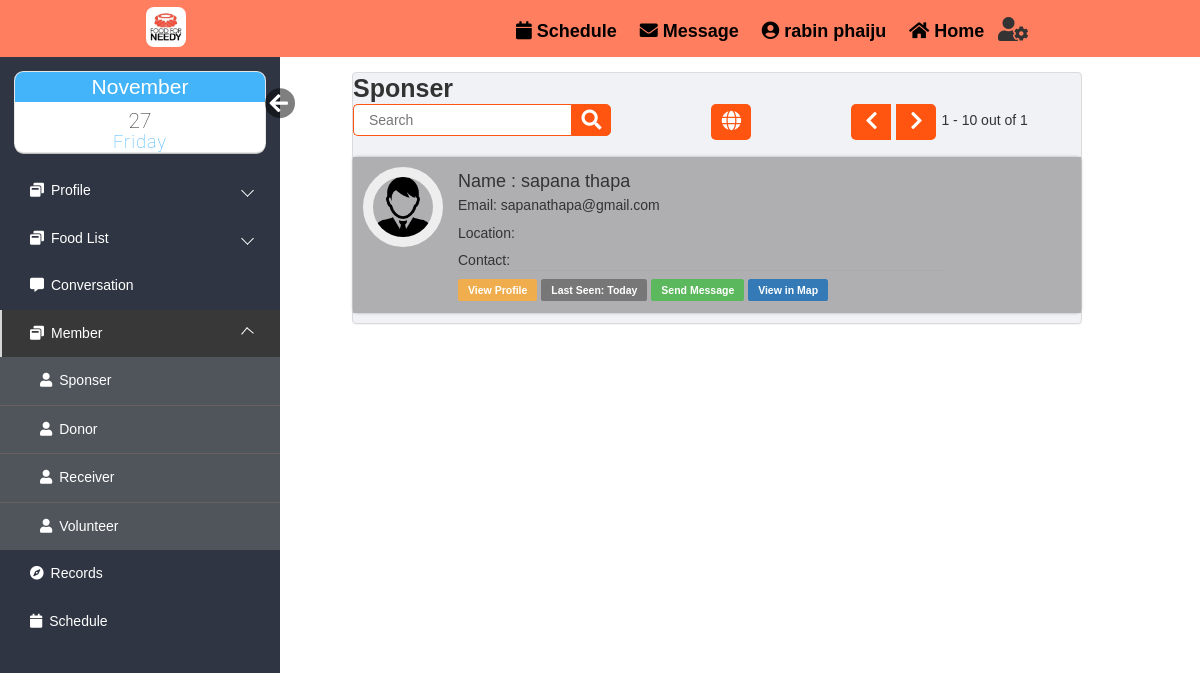
/html/sponser.php (signed in), run on an earlier commit of the app's database.
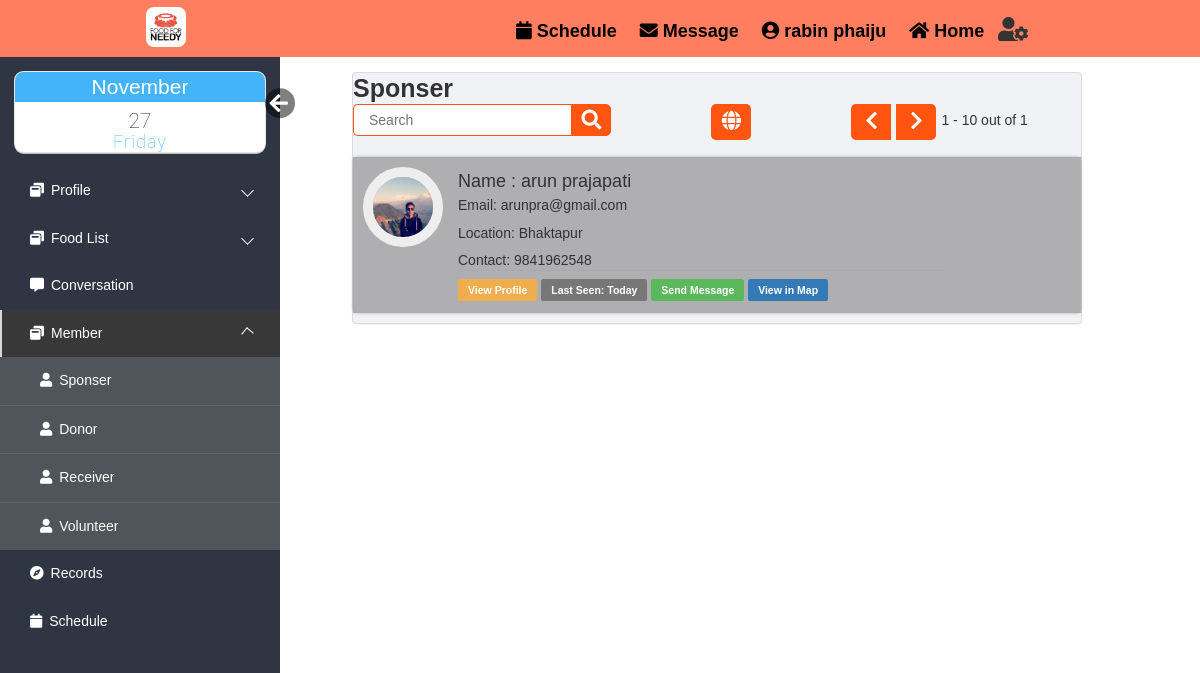
And on a later commit of the database.
### tables this page shows
CREATE TABLE `register` (
  `reg_id` int(10) UNSIGNED NOT NULL,
  `username` varchar(20) NOT NULL,
  `pic` varchar(255) DEFAULT NULL,
  `user_type` varchar(20) DEFAULT NULL,
  `firstname` varchar(20) NOT NULL,
  `lastname` varchar(20) NOT NULL,
  `email` varchar(40) DEFAULT NULL,
  `location` varchar(30) DEFAULT NULL,
  `lan` float DEFAULT NULL,
  `log` float DEFAULT NULL,
  `contact` text DEFAULT NULL COMMENT 'Contact No',
  `dob` date DEFAULT NULL,
  `created_at` timestamp NOT NULL DEFAULT current_timestamp(),
  `updated_at` datetime DEFAULT NULL ON UPDATE current_timestamp(),
  `password` varchar(40) NOT NULL,
  `secret_key` varchar(6) DEFAULT NULL,
  `verified` tinyint(1) NOT NULL DEFAULT 0,
  `verifiedby_id` int(6) NOT NULL DEFAULT 0 COMMENT 'Verified By',
  `remark` varchar(50) DEFAULT NULL,
  `status` tinyint(4) DEFAULT 1,
  `code` varchar(10) DEFAULT NULL
);

### html/sponser.php (the view, shortened to what this page needs)
<?php
$search=0;
$pos10=10;
$pos=@$_GET['pos'];
 ?>
<!DOCTYPE html>
<html lang="en">
<head>
    <link rel="stylesheet" href="https://maxcdn.bootstrapcdn.com/bootstrap/3.3.6/css/bootstrap.min.css">
    <link rel="stylesheet" href="https://maxcdn.bootstrapcdn.com/font-awesome/4.6.3/css/font-awesome.min.css">
    <link rel="stylesheet" href="css/loginindex.css">
    <link rel="stylesheet" href="css/editprofile.css">
    <link rel="stylesheet" href="css/index.css">
    <link rel="stylesheet" href="https://use.fontawesome.com/releases/v5.3.1/css/all.css">
    <link rel="stylesheet" href="css/datetime.css">
</head>
<body>
    <div class="body_wrapper">
        <div class="container">
            <div class="col-md-8 col-sm-9 contains">
                <div class="panel profile-panel">
        <caption><b style="font-size:25px;">Sponser</b></caption>
        <br>
        <form action="sponser.php" method="POST">
            <div class="search">
                <input type="text" style="color:black" class="searchTerm" placeholder="Search" name="search" required="required">
                <button type="submit" name="searchsubmit" class="searchButton">
                 <i class="fa fa-search"></i>
                 </button>
                 <a class="globe" href="sponser.php?pos=9999"><i class="fa fa-globe"></i></a>
                  <?php
                          $sql = "SELECT * from `register` WHERE  `user_type`='Sponser'";
                            require_once("DBConnect.php");
                            $resulttotal = $conn-> query($sql);
                            $total = mysqli_num_rows($resulttotal);
                            if($pos==null){$pos=0;
                                $pos10=$pos+10;}else{
                                    $pos10=10;
                                }
                            ?>
              <?php if($pos==null){$pos=0;}?>
              <?php if($pos>0){?>
              <a class="navileft" href="sponser.php?pos=<?php echo $pos-10;?>"><i class="fa fa-chevron-left"></i></a>
              <?php }else { ?>
              <a class="navileft"><i class="fa fa-chevron-left"></i></a>
              <?php } if(($pos+10)<$total){ ?>
              <a class="naviright" href="sponser.php?pos=<?php echo $pos+10;?>"><i class="fa fa-chevron-right"></i></a>
              <?php } else { ?>
                <a class="naviright"><i class="fa fa-chevron-right"></i></a>
              <?php } ?>
              <p style="margin:8px 0 0 5px"><?php echo ($pos+1)." - ".($pos+10);?> out of <?php echo $total?></p>
            </div>
    </form>
        <br>
    <?php
     require_once("DBConnect.php");
         if($search==1){
             $sql = "SELECT * from register WHERE `user_type`='Sponser' AND `firstname`='$search_name' ";
         }else{
         $sql = "SELECT * from register WHERE `user_type`='Sponser' AND 1 Limit $pos, $pos10";
         }
     $result = $conn-> query($sql);
     if($result-> num_rows >0){
        while($row = $result-> fetch_assoc()){
            ?>
    <div class="row">
<div class="col-md-12">
    <div class="media">
        <a class="pull-left" href="#">
            <img class="media-object dp img-circle" src="<?php if($row['pic']==null){?>files/user.png<?php }else{?> files/<?php echo $row['pic'];}?>" style="width: 80px;height:80px;">
        </a>
        <div class="media-body">
            <h4 class="media-heading">Name :<span> <?=$row['firstname']." ".$row['lastname']?></span></h4>
            <p>Email: <?=$row['email']?></p>
            <p>Location: <?=$row['location']?></p>
            <p>Contact: <?=$row['contact']?></p>
            <hr class="blackLine">
            <a href="viewprofile.php?view=<?=$row['username']?>"><span class="label label-warning">View Profile</span></a>
            <a><span class="label label-default">Last Seen: Today</span></a>
            <a href="chat.php?session_name=<?=$row['username']?>"><span class="label label-success">Send Message</span></a>
            <a href="#" class="plus class="btn btn-success data-toggle="modal" data-target="#popUpWindow"><span class="label label-primary" >View in Map</span></a>
        </div>
    </div>
</div>
</div>
         <?php  }}?>
                </div>
            </div>
        </div>
    </div>
</body>
</html>

What changed in the data, as far as the page shows it:
removed register: firstname "sapana", lastname "thapa", email "sapanathapa@gmail.com"
added register: pic (picture), firstname "arun", lastname "prajapati", email "arunpra@gmail.com", location "Bhaktapur", contact "9841962548"
